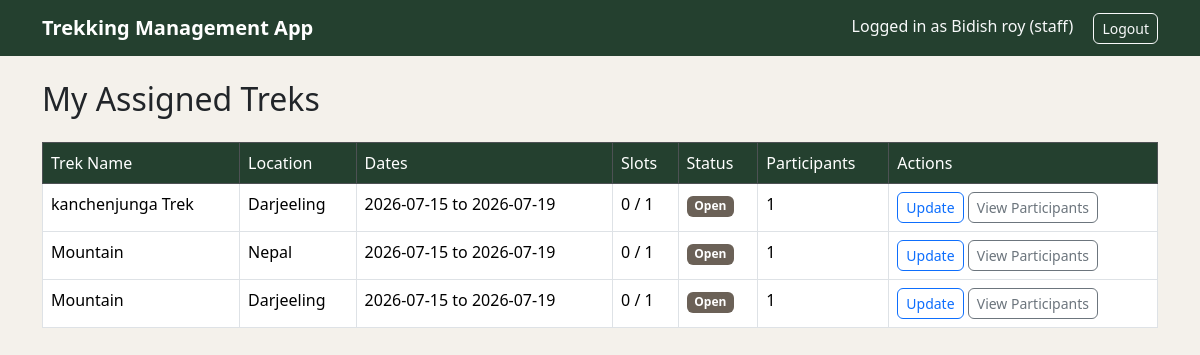
Screenshot of /staff/dashboard (signed in) with the database file from the repository.
### models.py (models this page shows, shortened)
class User(db.Model, UserMixin):
    __tablename__='users'
    id=db.Column(db.Integer,primary_key=True)
    name=db.Column(db.String(80),nullable=False)
    email=db.Column(db.String(120),unique=True,nullable=False)
    password_hash=db.Column(db.String(256),nullable=False)
    contact_details=db.Column(db.String(20))
    role=db.Column(db.String(20),nullable=False)
    approval_status=db.Column(db.String(20),default='Pending')
    is_blacklisted=db.Column(db.Boolean,default=False)
    created_at=db.Column(db.DateTime,default=datetime.utcnow)

class Trek(db.Model):
    __tablename__='treks'
    id=db.Column(db.Integer,primary_key=True)
    name=db.Column(db.String(120),nullable=False)
    location=db.Column(db.String(150),nullable=False)
    difficulty=db.Column(db.String(20),nullable=False)
    duration=db.Column(db.Integer,nullable=False)
    total_slots=db.Column(db.Integer,nullable=False)
    available_slots=db.Column(db.Integer,nullable=False)
    status=db.Column(db.String(20),nullable=False,default='Pending')
    start_date=db.Column(db.Date,nullable=False)
    end_date=db.Column(db.Date,nullable=False)
    assigned_staff_id=db.Column(db.Integer,db.ForeignKey('users.id'),nullable=True)
    assigned_staff=db.relationship('User',backref='assigned_treks')

### routes/staff.py (the view)
@staff_bp.route('/dashboard')
@login_required
@role_required('staff')
def dashboard():
    assigned_treks = Trek.query.filter_by(assigned_staff_id=current_user.id).all()
    trek_data = []
    for trek in assigned_treks:
        participant_count = Booking.query.filter_by(trek_id=trek.id, status='Booked').count()
        trek_data.append({'trek': trek, 'participant_count': participant_count})
    return render_template('staff/dashboard.html', trek_data=trek_data)

### app.py (called while the page is built)
@login_manager.user_loader
def load_user(user_id):
    return db.session.get(User, int(user_id))

### templates/staff/dashboard.html (shortened to what this page needs)
{% extends "base.html" %}
{% block content %}
<h2 class="mb-4">My Assigned Treks</h2>
<table class="table table-bordered table-hover">
    <thead class="table-dark">
        <tr>
            <th>Trek Name</th>
            <th>Location</th>
            <th>Dates</th>
            <th>Slots</th>
            <th>Status</th>
            <th>Participants</th>
            <th>Actions</th>
        </tr>
    </thead>
    <tbody>
        {% for item in trek_data %}
        <tr>
            <td>{{ item.trek.name }}</td>
            <td>{{ item.trek.location }}</td>
            <td>{{ item.trek.start_date }} to {{ item.trek.end_date }}</td>
            <td>{{ item.trek.available_slots }} / {{ item.trek.total_slots }}</td>
            <td><span class="badge bg-secondary">{{ item.trek.status }}</span></td>
            <td>{{ item.participant_count }}</td>
            <td>
                <a href="{{ url_for('staff.update_trek', trek_id=item.trek.id) }}" class="btn btn-sm btn-outline-primary">Update</a>
                <a href="{{ url_for('staff.view_participants', trek_id=item.trek.id) }}" class="btn btn-sm btn-outline-secondary">View Participants</a>
            </td>
        </tr>
        {% else %}
        <tr>
            <td colspan="7" class="text-center text-muted">No treks assigned to you yet.</td>
        </tr>
        {% endfor %}
    </tbody>
</table>
{% endblock %}

### templates/base.html (shortened to what this page needs)
<!DOCTYPE html>
<html lang="en">
<head>
    <link href="https://cdn.jsdelivr.net/npm/bootstrap@5.3.3/dist/css/bootstrap.min.css" rel="stylesheet">
    <link href="{{ url_for('static', filename='css/style.css') }}" rel="stylesheet">
</head>
<body>
<nav class="navbar navbar-expand-lg navbar-dark bg-success">
    <div class="container">
        <a class="navbar-brand" href="{{ url_for('home') }}">Trekking Management App</a>
        <div>
            {% if current_user.is_authenticated %}
                <span class="navbar-text text-light me-3">
                    Logged in as {{ current_user.name }} ({{ current_user.role }})
                </span>
                <a class="btn btn-outline-light btn-sm" href="{{ url_for('auth.logout') }}">Logout</a>
            {% else %}
                <a class="btn btn-outline-light btn-sm me-2" href="{{ url_for('auth.login') }}">Login</a>
                <a class="btn btn-light btn-sm" href="{{ url_for('auth.register') }}">Register</a>
            {% endif %}
        </div>
    </div>
</nav>
<div class="container mt-4">
    {% block content %}
    {% endblock %}
</div>
</body>
</html>

### static/css/style.css (style rules this page uses)
:root { --bs-primary: #2f6b4f; --bs-primary-rgb: 47, 107, 79; --bs-success: #4a8a3a; --bs-success-rgb: 74, 138, 58; --bs-secondary: #6b6157; --bs-secondary-rgb: 107, 97, 87; }
body { background-color: #f4f1eb; }
.navbar { background-color: #24402f !important; }
.navbar-brand { font-weight: 600; }
.table thead th { background-color: #24402f !important; font-weight: 500; }
.btn { border-radius: 6px; }

### rows the page displays
User: name "Bidish roy", role "staff"
Trek: trek.name "kanchenjunga Trek", trek.location "Darjeeling", trek.start_date "2026-07-15", trek.end_date "2026-07-19", trek.available_slots "0", trek.total_slots "1", trek.status "Open"
Trek: trek.name "Mountain", trek.location "Nepal", trek.start_date "2026-07-15", trek.end_date "2026-07-19", trek.available_slots "0", trek.total_slots "1", trek.status "Open"
Trek: trek.name "Mountain", trek.location "Darjeeling", trek.start_date "2026-07-15", trek.end_date "2026-07-19", trek.available_slots "0", trek.total_slots "1", trek.status "Open"

### other values shown
{{ item.participant_count }} "1" "1" "1"
